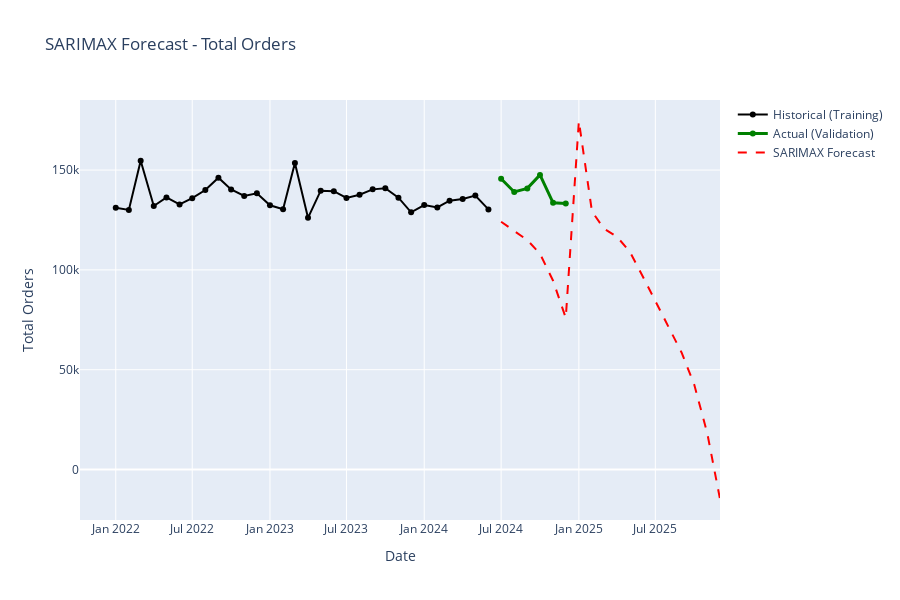
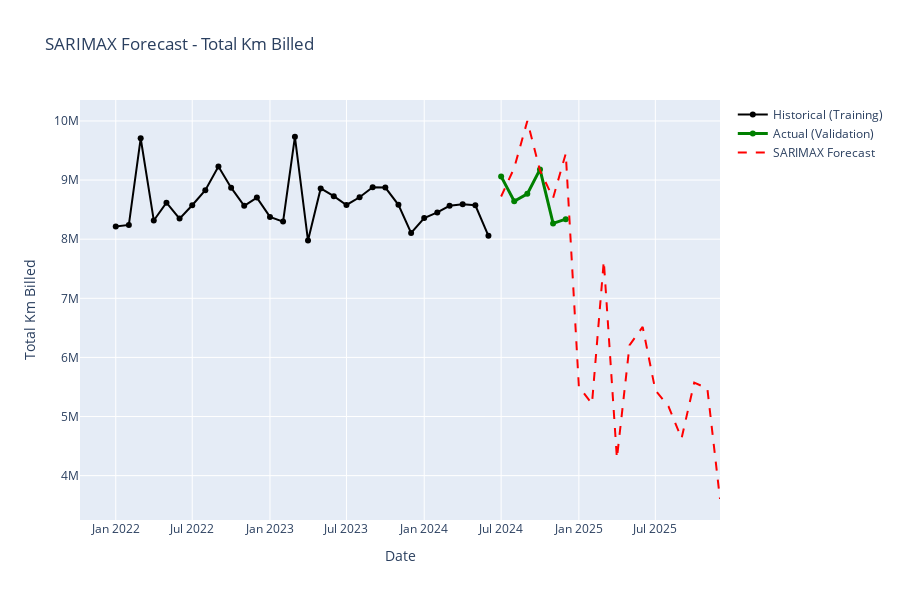
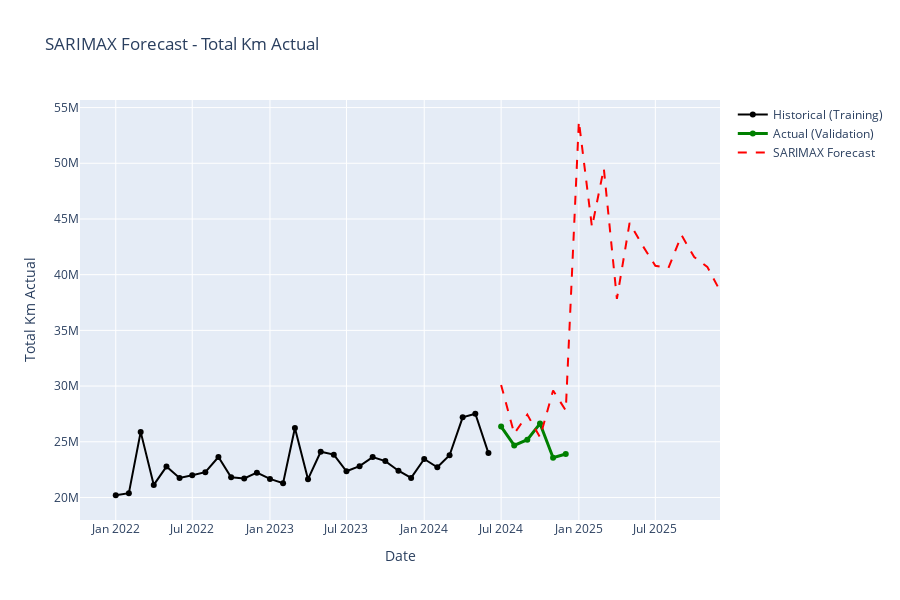
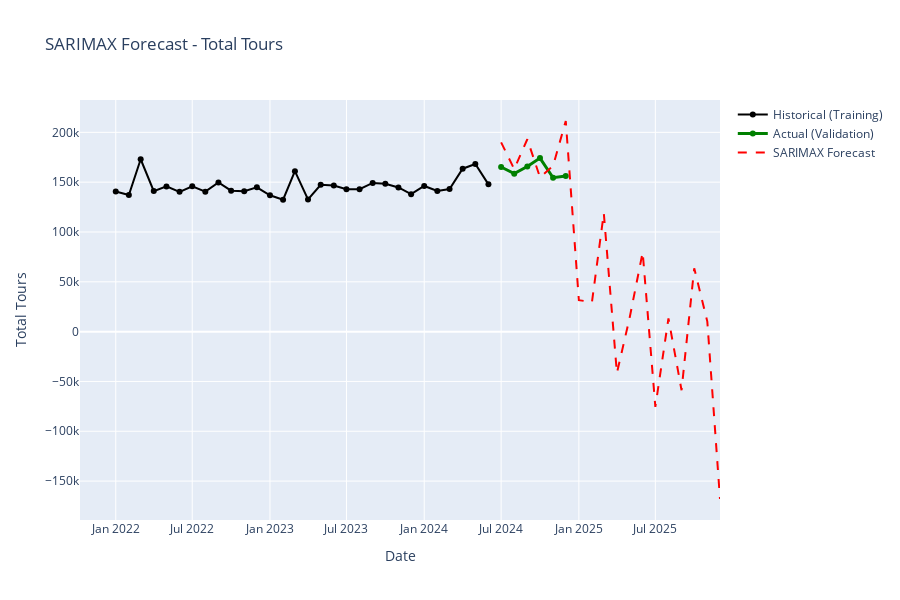

Notebook code for these charts, in order:
### Markdown cell above
## Section 9: Forecast Visualization

### Code cell
# Visualize forecasts
for metric in target_metrics:
    fig = go.Figure()
    
    # Historical training data
    fig.add_trace(
        go.Scatter(
            x=train_df['date'],
            y=train_df[metric],
            mode='lines+markers',
            name='Historical (Training)',
            line=dict(color='black', width=2)
        )
    )
    
    # Actual validation values
    if len(val_df) > 0:
        fig.add_trace(
            go.Scatter(
                x=val_df['date'],
                y=val_df[metric],
                mode='lines+markers',
                name='Actual (Validation)',
                line=dict(color='green', width=3)
            )
        )
    
    # SARIMAX forecast
    # Create future dates
    last_date = train_df['date'].max()
    future_dates = pd.date_range(start=last_date + pd.DateOffset(months=1), periods=18, freq='MS')
    
    fig.add_trace(
        go.Scatter(
            x=future_dates,
            y=future_forecasts[metric],
            mode='lines',
            name='SARIMAX Forecast',
            line=dict(color='red', width=2, dash='dash')
        )
    )
    
    fig.update_layout(
        title=f"SARIMAX Forecast - {metric.replace('_', ' ').title()}",
        xaxis_title="Date",
        yaxis_title=metric.replace('_', ' ').title(),
        height=600,
        hovermode='x unified'
    )
    
    fig.show()
    
    # Save
    results_dir = Path('../results')
    results_dir.mkdir(exist_ok=True)
    fig.write_html(results_dir / f'sarimax_forecast_{metric}.html')
    print(f"\n✓ Saved: results/sarimax_forecast_{metric}.html")
